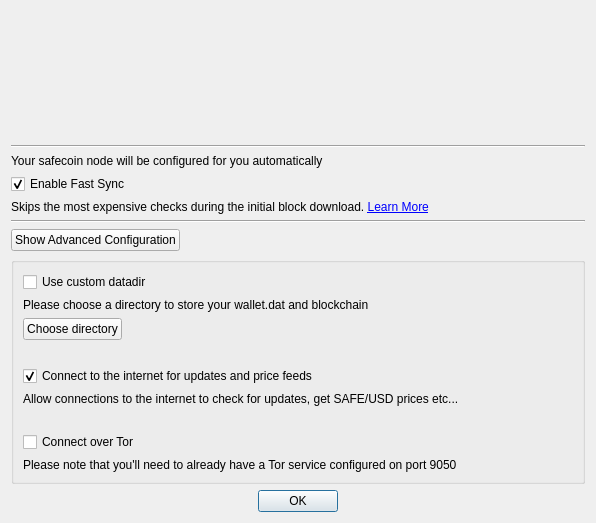
<?xml version="1.0" encoding="UTF-8"?>
<ui version="4.0">
 <class>createZcashConf</class>
 <widget class="QDialog" name="createZcashConf">
  <property name="geometry">
   <rect>
    <x>0</x>
    <y>0</y>
    <width>596</width>
    <height>452</height>
   </rect>
  </property>
  <property name="windowTitle">
   <string>Configure safecoin.conf</string>
  </property>
  <layout class="QGridLayout" name="gridLayout">
   <item row="4" column="1">
    <widget class="QLabel" name="label_3">
     <property name="text">
      <string>&lt;html&gt;&lt;head/&gt;&lt;body&gt;&lt;p&gt;Skips the most expensive checks during the initial block download. &lt;a href=&quot;https://docs.zecwallet.co/using-zecwallet/#fastsync&quot;&gt;&lt;span style=&quot; text-decoration: underline; color:#0000ff;&quot;&gt;Learn More&lt;/span&gt;&lt;/a&gt;&lt;/p&gt;&lt;/body&gt;&lt;/html&gt;</string>
     </property>
     <property name="textFormat">
      <enum>Qt::RichText</enum>
     </property>
     <property name="wordWrap">
      <bool>true</bool>
     </property>
     <property name="openExternalLinks">
      <bool>true</bool>
     </property>
     <property name="textInteractionFlags">
      <set>Qt::LinksAccessibleByKeyboard|Qt::LinksAccessibleByMouse</set>
     </property>
    </widget>
   </item>
   <item row="0" column="1" alignment="Qt::AlignHCenter|Qt::AlignVCenter">
    <widget class="QLabel" name="lblTopIcon">
     <property name="sizePolicy">
      <sizepolicy hsizetype="Preferred" vsizetype="MinimumExpanding">
       <horstretch>0</horstretch>
       <verstretch>0</verstretch>
      </sizepolicy>
     </property>
     <property name="minimumSize">
      <size>
       <width>128</width>
       <height>128</height>
      </size>
     </property>
     <property name="maximumSize">
      <size>
       <width>128</width>
       <height>128</height>
      </size>
     </property>
     <property name="styleSheet">
      <string notr="true"/>
     </property>
     <property name="text">
      <string notr="true"/>
     </property>
     <property name="scaledContents">
      <bool>true</bool>
     </property>
     <property name="alignment">
      <set>Qt::AlignCenter</set>
     </property>
    </widget>
   </item>
   <item row="6" column="1">
    <layout class="QHBoxLayout" name="horizontalLayout_3">
     <item>
      <widget class="QPushButton" name="btnAdvancedConfig">
       <property name="text">
        <string>Show Advanced Configuration</string>
       </property>
       <property name="checkable">
        <bool>true</bool>
       </property>
      </widget>
     </item>
     <item>
      <spacer name="horizontalSpacer_2">
       <property name="orientation">
        <enum>Qt::Horizontal</enum>
       </property>
       <property name="sizeHint" stdset="0">
        <size>
         <width>40</width>
         <height>20</height>
        </size>
       </property>
      </spacer>
     </item>
    </layout>
   </item>
   <item row="9" column="1">
    <widget class="QDialogButtonBox" name="buttonBox">
     <property name="orientation">
      <enum>Qt::Horizontal</enum>
     </property>
     <property name="standardButtons">
      <set>QDialogButtonBox::Ok</set>
     </property>
     <property name="centerButtons">
      <bool>true</bool>
     </property>
    </widget>
   </item>
   <item row="1" column="1">
    <widget class="Line" name="line">
     <property name="orientation">
      <enum>Qt::Horizontal</enum>
     </property>
    </widget>
   </item>
   <item row="7" column="1">
    <widget class="QGroupBox" name="grpAdvanced">
     <property name="title">
      <string/>
     </property>
     <layout class="QGridLayout" name="gridLayout_2">
      <item row="3" column="0">
       <widget class="QLabel" name="label_4">
        <property name="text">
         <string notr="true"/>
        </property>
       </widget>
      </item>
      <item row="5" column="0">
       <widget class="QLabel" name="label_6">
        <property name="text">
         <string>Allow connections to the internet to check for updates, get SAFE/USD prices etc...</string>
        </property>
       </widget>
      </item>
      <item row="0" column="0">
       <widget class="QCheckBox" name="chkCustomDatadir">
        <property name="text">
         <string>Use custom datadir</string>
        </property>
       </widget>
      </item>
      <item row="2" column="0">
       <layout class="QHBoxLayout" name="horizontalLayout">
        <item>
         <widget class="QPushButton" name="btnPickDir">
          <property name="text">
           <string>Choose directory</string>
          </property>
         </widget>
        </item>
        <item>
         <widget class="QLabel" name="lblDirName">
          <property name="text">
           <string notr="true"/>
          </property>
         </widget>
        </item>
        <item>
         <spacer name="horizontalSpacer">
          <property name="orientation">
           <enum>Qt::Horizontal</enum>
          </property>
          <property name="sizeHint" stdset="0">
           <size>
            <width>40</width>
            <height>20</height>
           </size>
          </property>
         </spacer>
        </item>
       </layout>
      </item>
      <item row="8" column="0">
       <widget class="QLabel" name="label_5">
        <property name="text">
         <string>Please note that you'll need to already have a Tor service configured on port 9050</string>
        </property>
       </widget>
      </item>
      <item row="4" column="0">
       <widget class="QCheckBox" name="chkAllowInternet">
        <property name="text">
         <string>Connect to the internet for updates and price feeds</string>
        </property>
        <property name="checked">
         <bool>true</bool>
        </property>
       </widget>
      </item>
      <item row="1" column="0">
       <widget class="QLabel" name="label_2">
        <property name="text">
         <string>Please choose a directory to store your wallet.dat and blockchain</string>
        </property>
       </widget>
      </item>
      <item row="7" column="0">
       <widget class="QCheckBox" name="chkUseTor">
        <property name="text">
         <string>Connect over Tor</string>
        </property>
       </widget>
      </item>
      <item row="6" column="0">
       <widget class="QLabel" name="label_7">
        <property name="text">
         <string/>
        </property>
       </widget>
      </item>
     </layout>
    </widget>
   </item>
   <item row="2" column="1">
    <widget class="QLabel" name="label">
     <property name="text">
      <string>Your safecoin node will be configured for you automatically</string>
     </property>
     <property name="alignment">
      <set>Qt::AlignLeading|Qt::AlignLeft|Qt::AlignVCenter</set>
     </property>
    </widget>
   </item>
   <item row="3" column="1">
    <widget class="QCheckBox" name="chkFastSync">
     <property name="text">
      <string>Enable Fast Sync</string>
     </property>
     <property name="checked">
      <bool>true</bool>
     </property>
    </widget>
   </item>
   <item row="5" column="1">
    <widget class="Line" name="line_2">
     <property name="orientation">
      <enum>Qt::Horizontal</enum>
     </property>
    </widget>
   </item>
  </layout>
 </widget>
 <resources/>
 <connections>
  <connection>
   <sender>buttonBox</sender>
   <signal>accepted()</signal>
   <receiver>createZcashConf</receiver>
   <slot>accept()</slot>
   <hints>
    <hint type="sourcelabel">
     <x>248</x>
     <y>254</y>
    </hint>
    <hint type="destinationlabel">
     <x>157</x>
     <y>274</y>
    </hint>
   </hints>
  </connection>
  <connection>
   <sender>buttonBox</sender>
   <signal>rejected()</signal>
   <receiver>createZcashConf</receiver>
   <slot>reject()</slot>
   <hints>
    <hint type="sourcelabel">
     <x>316</x>
     <y>260</y>
    </hint>
    <hint type="destinationlabel">
     <x>286</x>
     <y>274</y>
    </hint>
   </hints>
  </connection>
 </connections>
</ui>
